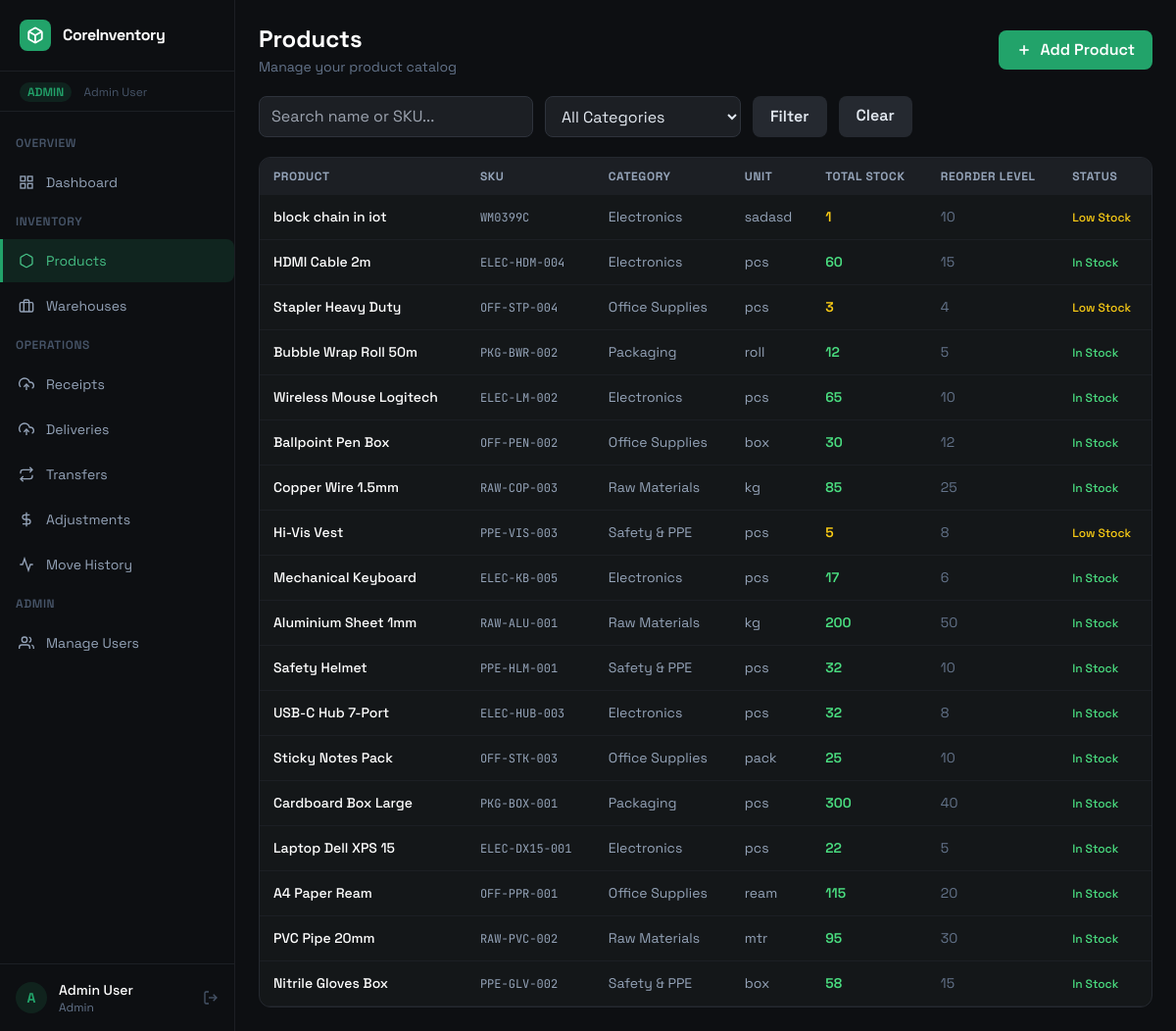
The page /products.php (signed in) on the database its author committed.
### tables this page shows
CREATE TABLE `products` (
  `id` int(11) NOT NULL,
  `name` varchar(150) NOT NULL,
  `sku` varchar(100) NOT NULL,
  `category_id` int(11) DEFAULT NULL,
  `unit` varchar(50) DEFAULT 'pcs',
  `reorder_level` int(11) DEFAULT 10,
  `created_at` timestamp NOT NULL DEFAULT current_timestamp()
);

CREATE TABLE `categories` (
  `id` int(11) NOT NULL,
  `name` varchar(100) NOT NULL
);

### auth.php (called while the page is built, shortened)
<?php
function currentUser() {
    return [
        'id'   => $_SESSION['user_id'] ?? null,
        'name' => $_SESSION['user_name'] ?? 'User',
        'role' => $_SESSION['user_role'] ?? 'staff',
    ];
}
function hasRole(...$roles) {
    $user = currentUser();
    return in_array($user['role'], $roles);
}
?>

### products.php (the view, shortened to what this page needs)
<?php
require_once '../config/db.php';
require_once '../includes/auth.php';
$search = $_GET['search'] ?? '';
$sql = "SELECT p.*, c.name as category_name, COALESCE(SUM(s.quantity),0) as total_stock
        FROM products p
        LEFT JOIN categories c ON p.category_id = c.id
        LEFT JOIN stock s ON p.id = s.product_id
        WHERE 1=1";
$sql .= " GROUP BY p.id ORDER BY p.created_at DESC";
$products = $conn->query($sql);
?>
<?php include '../includes/header.php'; ?>
<?php include '../includes/sidebar.php'; ?>
<div class="p-6 space-y-5">
    <div class="flex items-center justify-between">
        <div>
            <h1 class="text-2xl font-bold text-white">Products</h1>
            <p class="text-slate-500 text-sm mt-0.5">Manage your product catalog</p>
        </div>
        <?php if(hasRole('admin','manager')): ?>
        <button onclick="document.getElementById('addModal').classList.remove('hidden')" class="btn-primary flex items-center gap-2">
            <svg width="16" height="16" viewBox="0 0 24 24" fill="none" stroke="currentColor" stroke-width="2.5"><line x1="12" y1="5" x2="12" y2="19"/><line x1="5" y1="12" x2="19" y2="12"/></svg>
            Add Product
        </button>
        <?php endif; ?>
    </div>
    <form method="GET" class="flex gap-3 flex-wrap">
        <input type="text" name="search" value="<?= htmlspecialchars($search) ?>" placeholder="Search name or SKU..." class="input-field" style="max-width:280px;">
        <select name="category" class="input-field" style="max-width:200px;">
            <option value="">All Categories</option>
        </select>
        <button type="submit" class="btn-secondary">Filter</button>
        <a href="/coreinventory/pages/products.php" class="btn-secondary">Clear</a>
    </form>
    <div class="card overflow-hidden">
        <table>
            <thead><tr><th>Product</th><th>SKU</th><th>Category</th><th>Unit</th><th>Total Stock</th><th>Reorder Level</th><th>Status</th></tr></thead>
            <tbody>
            <?php while ($p = $products->fetch_assoc()):
                $status = $p['total_stock'] == 0 ? ['Out of Stock','text-red-400'] : ($p['total_stock'] <= $p['reorder_level'] ? ['Low Stock','text-yellow-400'] : ['In Stock','text-green-400']);
            ?>
            <tr>
                <td class="font-medium text-white"><?= htmlspecialchars($p['name']) ?></td>
                <td class="font-mono text-xs text-slate-400"><?= htmlspecialchars($p['sku']) ?></td>
                <td class="text-slate-400"><?= htmlspecialchars($p['category_name'] ?? '—') ?></td>
                <td class="text-slate-400"><?= htmlspecialchars($p['unit']) ?></td>
                <td class="font-semibold <?= $status[1] ?>"><?= number_format($p['total_stock']) ?></td>
                <td class="text-slate-500"><?= $p['reorder_level'] ?></td>
                <td><span class="text-xs font-medium <?= $status[1] ?>"><?= $status[0] ?></span></td>
            </tr>
            <?php endwhile; ?>
            </tbody>
        </table>
    </div>
</div>
</main>
</body>
</html>

### header.php (style rules this page uses)
body { font-family: 'Space Grotesk', sans-serif; background: #0d0f12; color: #e2e8f0; }
.card { background: #141719; border: 1px solid #252930; border-radius: 12px; }
.input-field { background:#1c1f24; border:1px solid #2e333c; color:#e2e8f0; border-radius:8px; padding:8px 12px; width:100%; outline:none; transition: border-color .2s; }
select.input-field option { background:#1c1f24; }
.btn-primary { background:#22a36a; color:#fff; padding:8px 18px; border-radius:8px; font-weight:600; transition: background .2s; cursor:pointer; border:none; }
.btn-secondary { background:#252930; color:#e2e8f0; padding:8px 18px; border-radius:8px; font-weight:600; transition: background .2s; cursor:pointer; border:none; }
table { width:100%; border-collapse:collapse; }
th { background:#1c1f24; color:#94a3b8; font-size:12px; text-transform:uppercase; letter-spacing:.05em; padding:10px 14px; text-align:left; }
td { padding:12px 14px; border-bottom:1px solid #1c1f24; font-size:14px; }

### rows shown on the page
products: name "block chain in iot", sku "WM0399C", category.name "Electronics", unit "sadasd", total_stock "1", reorder_level "10", status "Low Stock"
products: name "HDMI Cable 2m", sku "ELEC-HDM-004", category.name "Electronics", unit "pcs", total_stock "60", reorder_level "15", status "In Stock"
products: name "Stapler Heavy Duty", sku "OFF-STP-004", category.name "Office Supplies", unit "pcs", total_stock "3", reorder_level "4", status "Low Stock"
products: name "Bubble Wrap Roll 50m", sku "PKG-BWR-002", category.name "Packaging", unit "roll", total_stock "12", reorder_level "5", status "In Stock"
products: name "Wireless Mouse Logitech", sku "ELEC-LM-002", category.name "Electronics", unit "pcs", total_stock "65", reorder_level "10", status "In Stock"
products: name "Ballpoint Pen Box", sku "OFF-PEN-002", category.name "Office Supplies", unit "box", total_stock "30", reorder_level "12", status "In Stock"
products: name "Copper Wire 1.5mm", sku "RAW-COP-003", category.name "Raw Materials", unit "kg", total_stock "85", reorder_level "25", status "In Stock"
products: name "Hi-Vis Vest", sku "PPE-VIS-003", category.name "Safety & PPE", unit "pcs", total_stock "5", reorder_level "8", status "Low Stock"
products: name "Mechanical Keyboard", sku "ELEC-KB-005", category.name "Electronics", unit "pcs", total_stock "17", reorder_level "6", status "In Stock"
products: name "Aluminium Sheet 1mm", sku "RAW-ALU-001", category.name "Raw Materials", unit "kg", total_stock "200", reorder_level "50", status "In Stock"
products: name "Safety Helmet", sku "PPE-HLM-001", category.name "Safety & PPE", unit "pcs", total_stock "32", reorder_level "10", status "In Stock"
products: name "USB-C Hub 7-Port", sku "ELEC-HUB-003", category.name "Electronics", unit "pcs", total_stock "32", reorder_level "8", status "In Stock"
products: name "Sticky Notes Pack", sku "OFF-STK-003", category.name "Office Supplies", unit "pack", total_stock "25", reorder_level "10", status "In Stock"
products: name "Cardboard Box Large", sku "PKG-BOX-001", category.name "Packaging", unit "pcs", total_stock "300", reorder_level "40", status "In Stock"
products: name "Laptop Dell XPS 15", sku "ELEC-DX15-001", category.name "Electronics", unit "pcs", total_stock "22", reorder_level "5", status "In Stock"
products: name "A4 Paper Ream", sku "OFF-PPR-001", category.name "Office Supplies", unit "ream", total_stock "115", reorder_level "20", status "In Stock"
products: name "PVC Pipe 20mm", sku "RAW-PVC-002", category.name "Raw Materials", unit "mtr", total_stock "95", reorder_level "30", status "In Stock"
products: name "Nitrile Gloves Box", sku "PPE-GLV-002", category.name "Safety & PPE", unit "box", total_stock "58", reorder_level "15", status "In Stock"

### other values the page prints
$user['role'] "ADMIN"
$user['name'] "Admin User"
$label "Dashboard Products Warehouses Receipts Deliveries Transfers Adjustments Move History Manage Users"
substr($user['name'],0,1) "A"
$user['role'] "Admin"
